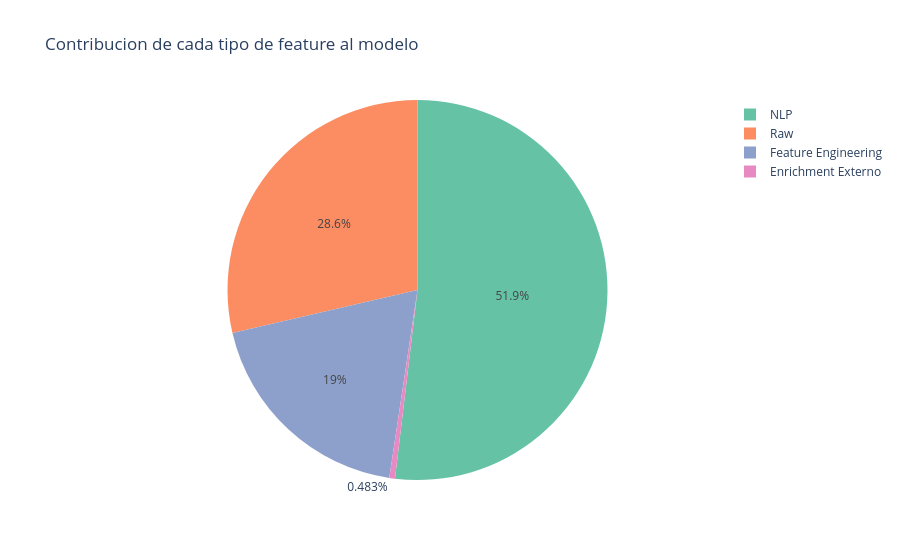

Source (notebook cell):
### Markdown cell above
### 4.2.6 Importancia relativa por origen de features

Comparamos cuanta importancia SHAP tienen las features segun su origen (raw, AI, fe_, ext_, nlp_). 
Esto nos permite evaluar: **aporta valor el AI enrichment de Raona? y nuestro feature engineering?**

### Code cell
# Importancia SHAP agrupada por origen
mean_abs_shap = np.abs(shap_values_pos).mean(axis=0)

origin_importance = {}
for feat, imp in zip(FEATURE_COLS, mean_abs_shap):
    if feat.startswith('fe_'):
        origin = 'Feature Engineering'
    elif feat.startswith('ext_'):
        origin = 'Enrichment Externo'
    elif feat.startswith('nlp_'):
        origin = 'NLP'
    elif feat.startswith('ai_'):
        origin = 'AI-enriched'
    else:
        origin = 'Raw'
    origin_importance[origin] = origin_importance.get(origin, 0) + imp

total_imp = sum(origin_importance.values())
origin_df = pd.DataFrame([
    {'Origen': k, 'SHAP total': v, '% importancia': v/total_imp*100}
    for k, v in sorted(origin_importance.items(), key=lambda x: -x[1])
])

print('=== Importancia SHAP por origen de features ===')
print(origin_df.round(2).to_string(index=False))

fig = px.pie(origin_df, names='Origen', values='SHAP total',
             title='Contribucion de cada tipo de feature al modelo',
             color_discrete_sequence=px.colors.qualitative.Set2)
fig.show()

### Figure 1 — Plotly figure (JSON) as saved in the notebook; plotly's stock layout.template omitted (floating-point values rounded to 4 significant figures)
{"data": [{"domain": {"x": [0, 1], "y": [0, 1]}, "hovertemplate": "Origen=%{label}<br>SHAP total=%{value}<extra></extra>", "labels": ["NLP", "Raw", "Feature Engineering", "Enrichment Externo"], "legendgroup": "", "name": "", "showlegend": true, "type": "pie", "values": [1.956, 1.079, 0.7154, 0.0182]}], "layout": {"legend": {"tracegroupgap": 0}, "piecolorway": ["rgb(102,194,165)", "rgb(252,141,98)", "rgb(141,160,203)", "rgb(231,138,195)", "rgb(166,216,84)", "rgb(255,217,47)", "rgb(229,196,148)", "rgb(179,179,179)"], "title": {"text": "Contribucion de cada tipo de feature al modelo"}}}
